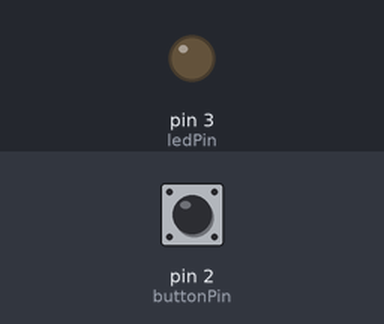
Recording of a sketch running on a simulated Arduino Uno, built with avr-gcc and run on an emulated ATmega328P. Shown: output pins drawn as LEDs (lit = HIGH). Dashed ring = blinking. The inputs (shaded band) are chosen by the test bench; at power-on: pin 2 (buttonPin) HIGH. What the sketch prints to the serial monitor is not drawn.

Above: at 1.2 s.
1.3 s: pin 2 (buttonPin) pulled LOW for 0.15 s
At 2.3 s:
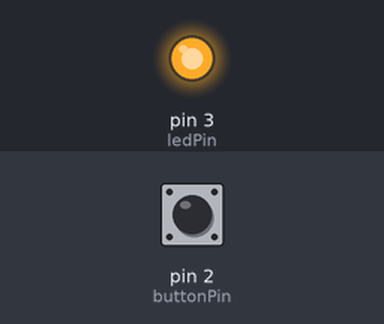
2.9 s: pin 2 (buttonPin) pulled LOW for 1 s
At 3.5 s:
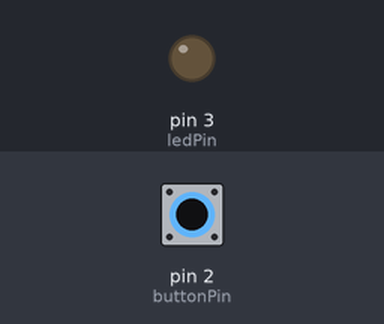
5.4 s: pin 2 (buttonPin) pulled LOW for 3.2 s
At 6.0 s:
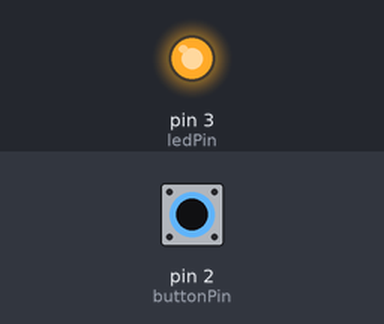
10.1 s: pin 2 (buttonPin) pulsed LOW 5 times (0.12 s each, 0.3 s apart)
At 10.56 s:
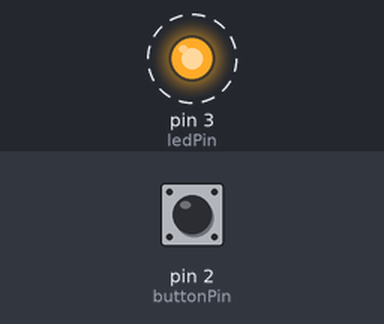
13.1 s: pin 2 (buttonPin) pulsed LOW 2 times (0.12 s each, 0.3 s apart)
At 14.6 s:
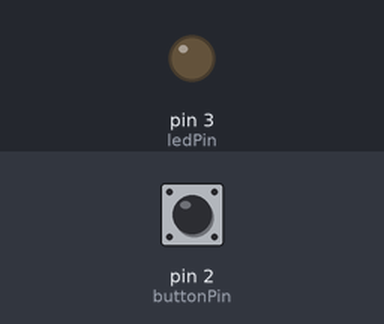
Timing chart, 0 to 16.1 s (numbered marks = the images above; inputs shaded):
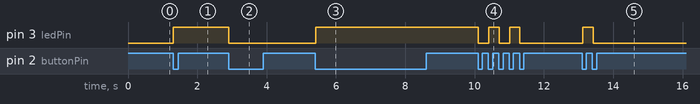

Measured:
- after the input at 1.3 s, pin 3 (ledPin): LOW → HIGH at once
- after the input at 2.9 s, pin 3 (ledPin): HIGH → LOW at once
- after the input at 5.4 s, pin 3 (ledPin): LOW → HIGH at once
- after the input at 10.1 s, pin 3 (ledPin): alternates HIGH for 0.30 s and LOW for 0.30 s, 5 changes in all, then stays LOW, starting at once
- after the input at 13.1 s, pin 3 (ledPin): LOW → HIGH at once, → LOW 0.30 s later

The sketch:

polling_LED_button.ino
```cpp
// pin definitions
int ledPin = 3;
int buttonPin = 2;

// global variables
int toggleState;
int lastButtonState = 1;
long unsigned int lastPress;
int debounceTime = 20;


void setup() {
  //setup pin modes
  pinMode(ledPin, OUTPUT);
  pinMode(buttonPin, INPUT_PULLUP);
  Serial.begin(9600);
}

void loop() {
  // put your main code here, to run repeatedly:
  int buttonState = digitalRead(buttonPin);

  if((millis() - lastPress) > debounceTime){
    lastPress = millis();
    if (buttonState == 0 && lastButtonState == 1){

      Serial.print("Button state:");
      Serial.print(buttonState);
      Serial.print(".");
      Serial.print("Last Button state:");
      Serial.print(lastButtonState);
      Serial.print(".");
      toggleState =! toggleState;
      Serial.print("toggle state:");
      Serial.print(toggleState);
      Serial.print(".");
      digitalWrite(ledPin, toggleState);
      lastButtonState = 0;
    }
    if (buttonState == 1 && lastButtonState == 0){
      Serial.print("Button state:");
      Serial.print(buttonState);
      Serial.print(".");
      Serial.print("Last Button state:");
      Serial.print(lastButtonState);
      Serial.print(".");
      lastButtonState = 1;
    }
  }

}
```
